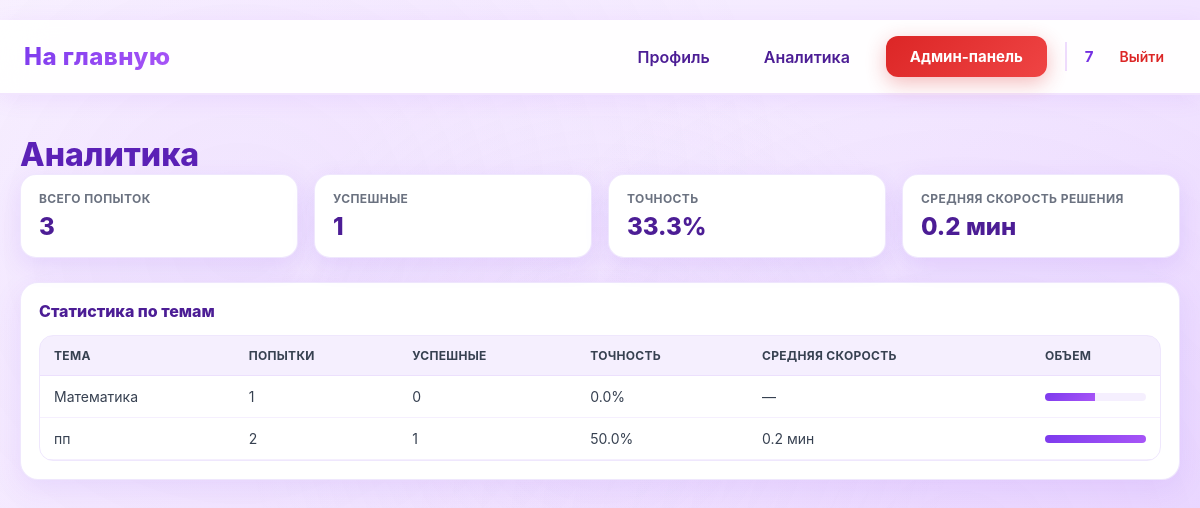
Screenshot of /analytics (signed in) with the database file from the repository.
### data/users.py (models this page shows, shortened)
class User(SqlAlchemyBase, UserMixin):
    __tablename__ = 'users'
    id = sqlalchemy.Column(sqlalchemy.Integer,
                           primary_key=True, autoincrement=True)
    name = sqlalchemy.Column(sqlalchemy.String, nullable=True)
    email = sqlalchemy.Column(sqlalchemy.String,
                              index=True, unique=True, nullable=True)
    hashed_password = sqlalchemy.Column(sqlalchemy.String, nullable=True)
    elo_rating = sqlalchemy.Column(sqlalchemy.Float, default=1000)
    admin = sqlalchemy.Column(sqlalchemy.Boolean, default=0)
    ban = sqlalchemy.Column(sqlalchemy.Boolean, default=0)
    created_date = sqlalchemy.Column(sqlalchemy.DateTime,
                                     default=datetime.datetime.now)
    submissions = orm.relationship("Submissions", back_populates="user")

### data/tasks.py (models this page shows)
class Tasks(SqlAlchemyBase):
    __tablename__ = 'tasks'
    id = sqlalchemy.Column(sqlalchemy.Integer,
                           primary_key=True, autoincrement=True)
    subject = sqlalchemy.Column(sqlalchemy.Text, nullable=True)
    title = sqlalchemy.Column(sqlalchemy.Text, nullable=True)
    statement = sqlalchemy.Column(sqlalchemy.Text, nullable=True)
    input_format = sqlalchemy.Column(sqlalchemy.Text, nullable=True)
    output_format = sqlalchemy.Column(sqlalchemy.Text, nullable=True)
    memory_limit = sqlalchemy.Column(sqlalchemy.Integer, nullable=True)
    time_limit = sqlalchemy.Column(sqlalchemy.Integer, nullable=True)
    difficulty = sqlalchemy.Column(sqlalchemy.Text, nullable=True)
    created_at = sqlalchemy.Column(sqlalchemy.DateTime,
                                     default=datetime.datetime.now)
    task_tests = orm.relationship("TaskTest", back_populates='tasks')
    submissions = orm.relationship("Submissions", back_populates="tasks")
    theme = sqlalchemy.Column(sqlalchemy.Text, nullable=True)

### main.py (the view)
@app.route('/analytics')
@login_required
@user_ban
def analytics():
    subject = session.get('subject')
    db_sess = db_session.create_session()
    submissions = db_sess.query(Submissions).join(Tasks).all()
    total_submissions = len(submissions)
    ok_submissions = sum(1 for s in submissions if s.verdict == "OK")
    accuracy = (ok_submissions / total_submissions * 100) if total_submissions else 0
    task_attempts = defaultdict(list)
    theme_stats = {}
    solve_times = []
    for s in submissions:
        task_attempts[(s.user_id, s.task_id)].append(s)
    for (user_id, task_id), subs in task_attempts.items():
        subs_sorted = sorted(subs, key=lambda x: x.created_at or datetime.min)
        first_time = subs_sorted[0].created_at
        ok_time = None
        for s in subs_sorted:
            if s.verdict == "OK":
                ok_time = s.created_at
                break
        if first_time and ok_time and ok_time >= first_time:
            solve_times.append((ok_time - first_time).total_seconds())
        task = subs_sorted[0].tasks
        theme = task.theme if task and task.theme else "Без темы"
        if theme not in theme_stats:
            theme_stats[theme] = {"total": 0, "ok": 0, "solve_times": []}
        theme_stats[theme]["total"] += len(subs_sorted)
        theme_stats[theme]["ok"] += sum(1 for s in subs_sorted if s.verdict == "OK")
        if first_time and ok_time and ok_time >= first_time:
            theme_stats[theme]["solve_times"].append((ok_time - first_time).total_seconds())
    avg_solve_time = sum(solve_times) / len(solve_times) if solve_times else None
    theme_rows = []
    max_theme_total = max((v["total"] for v in theme_stats.values()), default=0)
    for theme, data in sorted(theme_stats.items(), key=lambda x: x[0]):
        theme_accuracy = (data["ok"] / data["total"] * 100) if data["total"] else 0
        theme_avg_time = (sum(data["solve_times"]) / len(data["solve_times"])
                          if data["solve_times"] else None)
        theme_rows.append({
            "theme": theme,
            "total": data["total"],
            "ok": data["ok"],
            "accuracy": theme_accuracy,
            "avg_time": theme_avg_time,
            "bar": (data["total"] / max_theme_total * 100) if max_theme_total else 0
        })
    return render_template(
        "analytics.html",
        subject=subject,
        total_submissions=total_submissions,
        ok_submissions=ok_submissions,
        accuracy=accuracy,
        avg_solve_time=avg_solve_time,
        theme_rows=theme_rows
    )

### data/db_session.py (called while the page is built)
def create_session() -> Session:
    global __factory
    return __factory()

### main.py (called while the page is built)
@login_manager.user_loader
def load_user(user_id):
    db_sess = db_session.create_session()
    return db_sess.get(User, user_id)

def user_ban(func):
    @wraps(func)
    def wrapper(*args, **kwargs):
        if current_user.ban:
            abort(403)
        return func(*args, **kwargs)
    return wrapper

### templates/analytics.html (shortened to what this page needs)
{% extends "base.html" %}
{% block styles %}
<link rel="stylesheet" href="{{ url_for('static', filename='analytics.css') }}">
{% endblock %}
{% block content %}
<h1>Аналитика</h1>
<div class="stats-grid">
    <div class="stat-card">
        <div class="stat-label">Всего попыток</div>
        <div class="stat-value">{{ total_submissions }}</div>
    </div>
    <div class="stat-card">
        <div class="stat-label">Успешные</div>
        <div class="stat-value">{{ ok_submissions }}</div>
    </div>
    <div class="stat-card">
        <div class="stat-label">Точность</div>
        <div class="stat-value">{{ accuracy|round(1) }}%</div>
    </div>
    <div class="stat-card">
        <div class="stat-label">Средняя скорость решения</div>
        <div class="stat-value">
            {% if avg_solve_time is not none %}
                {{ (avg_solve_time / 60)|round(1) }} мин
            {% else %}
                —
            {% endif %}
        </div>
    </div>
</div>
<div class="panel">
    <div class="panel-title">Статистика по темам</div>
    <div class="table-container">
        <table>
            <tr>
                <td>Тема</td>
                <td>Попытки</td>
                <td>Успешные</td>
                <td>Точность</td>
                <td>Средняя скорость</td>
                <td>Объем</td>
            </tr>
            {% for row in theme_rows %}
            <tr>
                <td>{{ row.theme }}</td>
                <td>{{ row.total }}</td>
                <td>{{ row.ok }}</td>
                <td>{{ row.accuracy|round(1) }}%</td>
                <td>
                    {% if row.avg_time is not none %}
                        {{ (row.avg_time / 60)|round(1) }} мин
                    {% else %}
                        —
                    {% endif %}
                </td>
                <td>
                    <div class="bar">
                        <span style="width: {{ row.bar }}%"></span>
                    </div>
                </td>
            </tr>
            {% endfor %}
        </table>
    </div>
</div>
{% endblock %}

### templates/base.html (shortened to what this page needs)
﻿<!doctype html>
<html lang="ru">
<head>
    <link rel="stylesheet" href="{{ url_for('static', filename='base.css') }}">
    {% block styles %}{% endblock %}
</head>
<body>
<header class="site-header">
    <nav class="navbar">
        <div class="nav-left">
            {% if session.get('subject') and session.get('subject') != 'subject' %}
            <a class="logo" href="/{{ session.get('subject') }}/">На главную</a>
            {% else %}
            <a class="logo" href="/">На главную</a>
            {% endif %}
        </div>
        <div class="nav-right">
            {% if current_user.is_authenticated %}
                <a class="nav-link" href="/profile">Профиль</a>
                <a class="nav-link" href="/analytics">Аналитика</a>
                {% if current_user.admin %}
                    <a class="btn btn-admin" href="/admin">Админ-панель</a>
                {% endif %}
                <div class="user-menu">
                    <span class="username">{{ current_user.name }}</span>
                    <a class="logout" href="/logout">Выйти</a>
                </div>
            {% else %}
                <a class="btn btn-outline" href="/login">Войти</a>
                <a class="btn btn-primary" href="/register">Регистрация</a>
            {% endif %}
        </div>
    </nav>
</header>
<main class="page-content">
    {% block content %}{% endblock %}
</main>
</body>
</html>

### static/base.css (style rules this page uses)
* { box-sizing: border-box; margin: 0; padding: 0; font-family: "Inter", "Segoe UI", Arial, sans-serif; }
body { background: linear-gradient(135deg, #faf5ff 0%, #f3e8ff 50%, #e9d5ff 100%); background-attachment: fixed; color: #1f2937; min-height: 100vh; position: relative; }
body::before { content: ''; position: fixed; top: 0; left: 0; right: 0; bottom: 0; background: radial-gradient(circle at 20% 30%, rgba(168, 85, 247, 0.08) 0%, transparent 50%), radial-gradient(circle at 80% 70%, rgba(192, 132, 252, 0.08) 0%, transparent 50%), radial-gradient(circle at 50% 50%, rgba(233, 213, 255, 0.1) 0%, transparent 50%); pointer-events: none; z-index: 0; }
.site-header { background: rgba(255, 255, 255, 0.95); backdrop-filter: blur(20px); border-bottom: 2px solid rgba(168, 85, 247, 0.15); box-shadow: 0 4px 20px rgba(168, 85, 247, 0.1); position: relative; z-index: 100; }
.navbar { max-width: 1200px; margin: 0 auto; padding: 16px 24px; display: flex; align-items: center; justify-content: space-between; }
.logo { font-size: 24px; font-weight: 800; text-decoration: none; background: linear-gradient(135deg, #7c3aed, #a855f7); -webkit-background-clip: text; -webkit-text-fill-color: transparent; background-clip: text; letter-spacing: 0.5px; transition: all 0.3s ease; position: relative; }
.logo::after { content: ''; position: absolute; bottom: -4px; left: 0; width: 0; height: 3px; background: linear-gradient(90deg, #7c3aed, #a855f7); border-radius: 2px; transition: width 0.3s ease; }
.nav-left, .nav-right { display: flex; align-items: center; gap: 18px; position: relative; z-index: 10; }
.nav-link { text-decoration: none; color: #4c1d95; font-weight: 600; padding: 10px 18px; border-radius: 12px; transition: all 0.3s ease; position: relative; background: transparent; }
.btn-admin { background: linear-gradient(135deg, #dc2626, #ef4444); color: #ffffff !important; box-shadow: 0 6px 20px rgba(220, 38, 38, 0.3); position: relative; overflow: hidden; font-weight: 700; padding: 10px 20px; border-radius: 12px; text-decoration: none; transition: all 0.3s ease; }
.btn-admin::before { content: ''; position: absolute; top: 50%; left: 50%; width: 0; height: 0; border-radius: 50%; background: rgba(255, 255, 255, 0.2); transform: translate(-50%, -50%); transition: width 0.6s ease, height 0.6s ease; }
.user-menu { display: flex; align-items: center; gap: 14px; padding-left: 18px; border-left: 2px solid rgba(168, 85, 247, 0.2); }
.username { font-size: 15px; font-weight: 700; color: #5b21b6; background: linear-gradient(135deg, #6d28d9, #7c3aed); -webkit-background-clip: text; -webkit-text-fill-color: transparent; background-clip: text; }
.logout { text-decoration: none; font-size: 14px; color: #dc2626; font-weight: 600; padding: 6px 12px; border-radius: 8px; transition: all 0.2s ease; }
.btn { text-decoration: none; font-size: 15px; padding: 11px 24px; border-radius: 12px; font-weight: 700; transition: all 0.3s cubic-bezier(0.4, 0, 0.2, 1); position: relative; overflow: hidden; z-index: 1; display: inline-block; }
.btn::before { content: ''; position: absolute; top: 50%; left: 50%; width: 0; height: 0; border-radius: 50%; background: rgba(255, 255, 255, 0.2); transform: translate(-50%, -50%); transition: width 0.6s ease, height 0.6s ease; z-index: -1; }
.page-content { max-width: 1200px; margin: 40px auto; padding: 0 20px; position: relative; z-index: 10; animation: fadeIn 0.6s ease-out; }
h1, h2, h3, h4, h5, h6 { color: #5b21b6; font-weight: 800; }
a { color: #7c3aed; }

### rows the page displays
User: name "7"
Tasks: theme "Математика", total "1", ok "0", accuracy "0.0", {{ row.bar }} 50.0 (drawn)
Tasks: theme "пп", total "2", ok "1", accuracy "50.0", avg_time "0.2", {{ row.bar }} 100.0 (drawn)

### other values shown
{{ total_submissions }} "3"
{{ ok_submissions }} "1"
{{ accuracy|round(1) }} "33.3"
{{ (avg_solve_time / 60)|round(1) }} "0.2"
